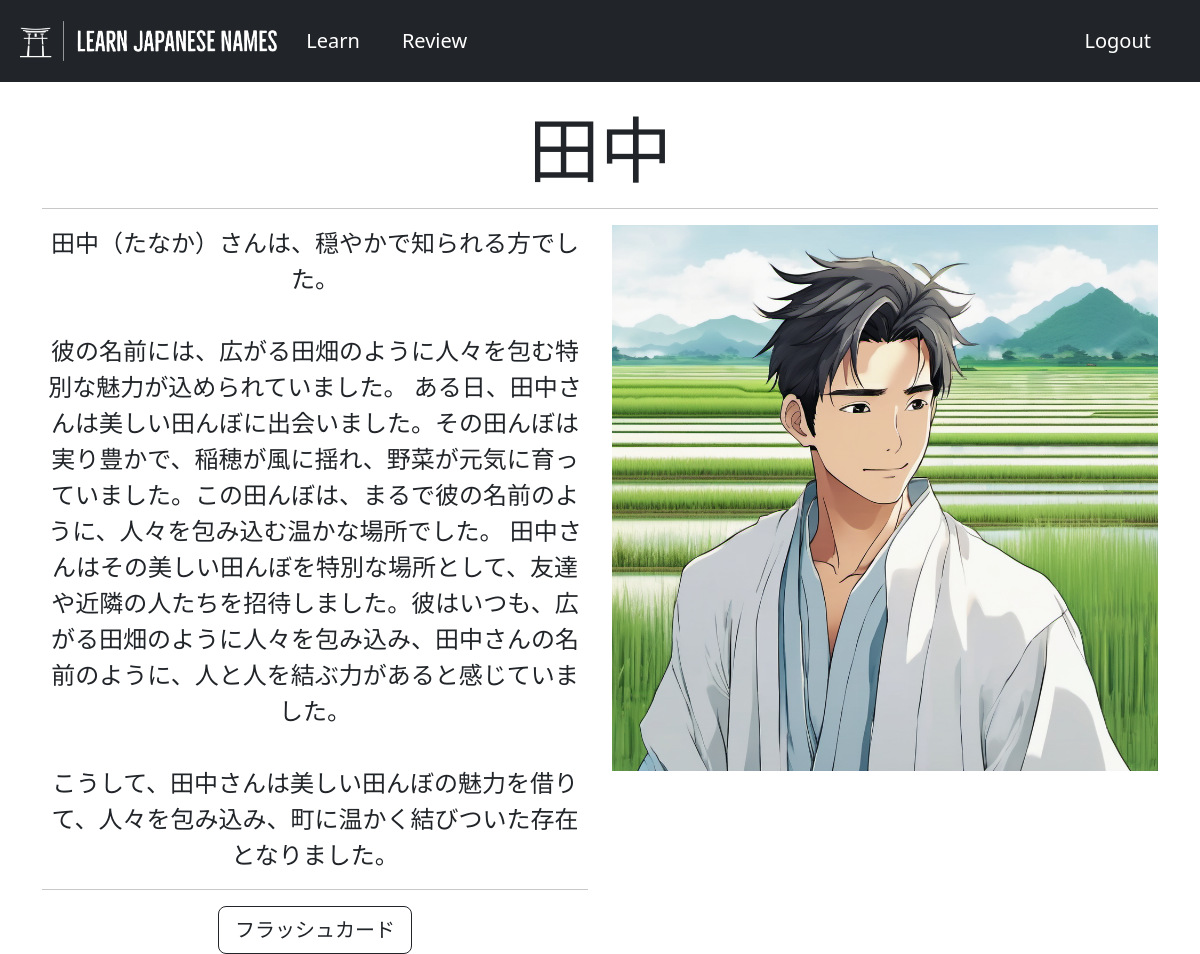
Screenshot of /story/ (signed in) with the database file from the repository.
### flashcards/models.py (models this page shows, shortened)
class Flashcard(models.Model):
    kanji = models.CharField(max_length=10)
    hiragana = models.CharField(max_length=100)
    surname = models.BooleanField(default=False)
    story = models.TextField()
    image = models.CharField(max_length=20)

### flashcards/views.py (the view)
# urls.py: path("story/", views.story, name="story"),
@login_required(login_url="/login")
def story(request):
    if not Deck.objects.filter(user=request.user):
        user_deck = Deck(user=request.user)
        user_deck.save()
    else:
        user_deck = Deck.objects.filter(user=request.user).first()
    try:
        flashcard = Flashcard.objects.exclude(deck=user_deck.id).order_by("id").first()
    except:
        flashcard = Flashcard.objects.get(id=1)
    if not flashcard:
        return render(
            request,
            "flashcards/story.html",
            {"flashcard": flashcard},
        )
    story_image = flashcard.image
    image_path = f"flashcards/images/{story_image}"
    return render(
        request,
        "flashcards/story.html",
        {"flashcard": flashcard, "image_path": image_path},
    )

### flashcards/templates/flashcards/story.html (shortened to what this page needs)
{% extends 'flashcards/base.html' %}
{% block content %}
{% load static %}
<div class="container">
{% if flashcard %}
    <div class="text-center">
    <br>
    <h2 class="display-2">{{ flashcard.kanji }}</h2>
    <hr>
        <div class="row" >
            <div class="col" style="overflow-y: auto;">
                <p class="lead" style="font-size: 1.5em;">{{ flashcard.story|linebreaksbr }}</p>
                <hr>
                <a class="btn btn-outline-dark btn-lg" href="{% url 'learn' %}">フラッシュカード</a>
            </div>
            <div class="col">
                <img src="{% static image_path %}" class="img-fluid">
            </div>
        </div>
    </div>
{% endif %}
</div>
{% endblock %}

### flashcards/static/flashcards/css/custom.css (style rules this page uses)
a { text-decoration: none; color: white; }

### rows the page displays
Flashcard: kanji "田中", story "田中（たなか）さんは、穏やかで知られる方でした。 彼の名前には、広がる田畑のように人々を包む特別な魅力が込められていました。 ある日、田中さんは美しい田んぼに出会いました。その田んぼは実り豊かで、稲穂が風に揺れ、野菜が元気に育っていました。この田んぼは、まるで彼の名前のように、人々を包み込む温かな場所でした。 田中さんはその美しい田んぼを特別な場所として、友達や近隣の人たちを招待しました。彼はいつも、広がる田畑のように人々を包み込み、田中さんの名前のように、人と人を結ぶ力があると感じていました。 こうして、田中さんは美しい田んぼの魅力を借りて、人々を包み込み、町に温かく結びついた存在となりました。"
